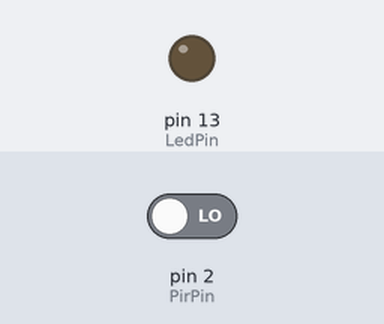
Recording of a sketch running on a simulated Arduino Uno, built with avr-gcc and run on an emulated ATmega328P. Parts: output pins drawn as LEDs (lit = HIGH). Inputs (shaded band) come from the test bench; at power-on: pin 2 (PirPin) LOW.

Above: at 1.2 s.
1.3 s: pin 2 (PirPin) driven HIGH
At 1.7 s:
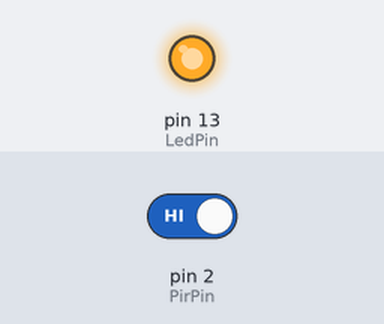
4.3 s: pin 2 (PirPin) driven LOW
At 4.6 s:
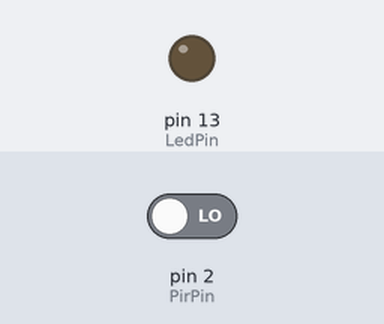
Timing chart, 0 to 7.3 s (numbered marks = the images above; inputs shaded):
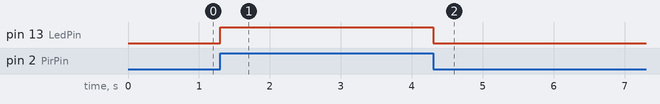

Measured:
- after the input at 1.3 s, pin 13 (LedPin): LOW → HIGH at once
- after the input at 4.3 s, pin 13 (LedPin): HIGH → LOW at once

The sketch:

Pir_y_Led.ino
```cpp
const int LedPin = 13;
const int PirPin = 2;

void setup(){
pinMode(LedPin, OUTPUT);
pinMode(PirPin, INPUT);
}

void loop(){
int value = digitalRead(PirPin);
if (value == HIGH) {
digitalWrite(LedPin, HIGH);
delay(500);
digitalWrite(LedPin, LOW);
value = LOW;
}
}
```
